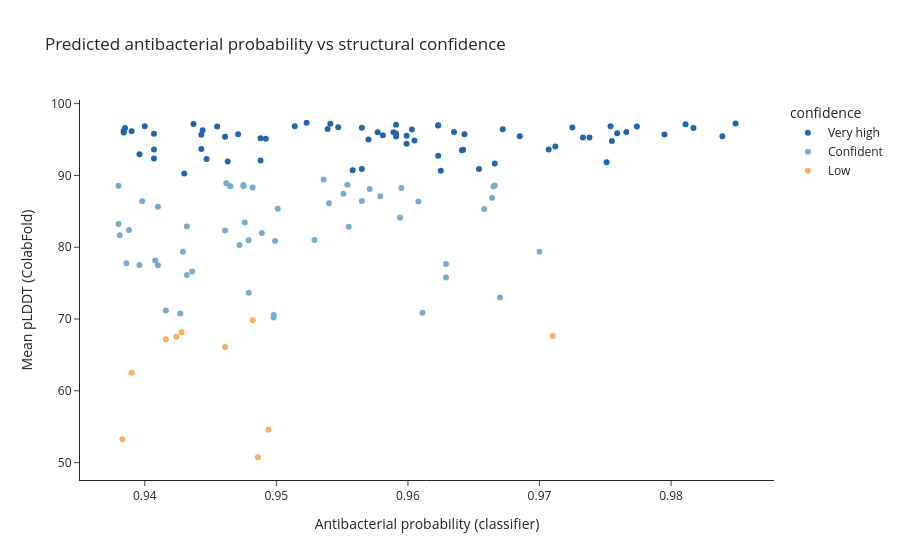

Write notebook code for a chart like this one.
### Code cell
fig = px.scatter(
    df_struct,
    x="ab_proba",
    y="mean_plddt",
    color="confidence",
    hover_data=["amp_id", "length", "ptm"],
    title="Predicted antibacterial probability vs structural confidence",
    labels={
        "ab_proba":   "Antibacterial probability (classifier)",
        "mean_plddt": "Mean pLDDT (ColabFold)",
    },
    color_discrete_map={
        "Very high": "#2166ac",
        "Confident": "#74add1",
        "Low":       "#fdae61",
        "Very low":  "#d73027",
    },
    template="simple_white",
)
fig.add_hline(y=70, line_dash="dash", line_color="grey")
fig.write_image(str(RESULTS_DIR / "figures" / "plddt_vs_abproba.png"))
fig.show()

### Figure 1 — Plotly figure (JSON) as saved in the notebook; plotly's stock layout.template omitted (floating-point values rounded to 4 significant figures; data arrays with more than 128 entries replaced by an {"elided": "..."} marker saying what was removed)
{"data": [{"customdata": {"elided": "69x3 mixed values"}, "hovertemplate": "confidence=Very high<br>Antibacterial probability (classifier)=%{x}<br>Mean pLDDT (ColabFold)=%{y}<br>amp_id=%{customdata[0]}<br>length=%{customdata[1]}<br>ptm=%{customdata[2]}<extra></extra>", "legendgroup": "Very high", "marker": {"color": "#2166ac", "symbol": "circle"}, "mode": "markers", "name": "Very high", "orientation": "v", "showlegend": true, "type": "scatter", "x": [0.9523, 0.9849, 0.9541, 0.9437, 0.9811, 0.9591, 0.9623, 0.9623, 0.9514, 0.9754, 0.94, 0.9455, 0.9774, 0.9547, 0.9725, 0.9565, 0.9817, 0.9385, 0.9539, 0.9672, 0.9603, 0.9444, 0.9384, 0.939, 0.9766, 0.9635, 0.9589, 0.9577, 0.9384, 0.9759, 0.9591, 0.9407, 0.9643, 0.9471, 0.9795, 0.9443, 0.9581, 0.9599, 0.9839, 0.9685, 0.9591, 0.9461, 0.9733, 0.9738, 0.9488, 0.9492, 0.957, 0.9605, 0.9755, 0.9599, 0.9712, 0.9443, 0.9407, 0.9707, 0.9642, 0.9641, 0.9396, 0.9623, 0.9407, 0.9447, 0.9488, 0.9463, 0.9751, 0.9666, 0.9565, 0.9654, 0.9558, 0.9625, 0.943], "xaxis": "x", "y": [97.33, 97.24, 97.2, 97.16, 97.11, 97.04, 96.99, 96.95, 96.86, 96.85, 96.85, 96.82, 96.81, 96.72, 96.66, 96.63, 96.59, 96.59, 96.47, 96.44, 96.38, 96.3, 96.2, 96.14, 96.05, 96.03, 96.0, 95.99, 95.99, 95.89, 95.82, 95.8, 95.75, 95.75, 95.69, 95.66, 95.59, 95.51, 95.46, 95.44, 95.43, 95.37, 95.28, 95.26, 95.17, 95.1, 95.0, 94.87, 94.8, 94.42, 94.04, 93.66, 93.62, 93.59, 93.58, 93.5, 92.96, 92.75, 92.35, 92.3, 92.08, 91.92, 91.82, 91.65, 90.9, 90.88, 90.72, 90.65, 90.26], "yaxis": "y"}, {"customdata": {"elided": "52x3 mixed values"}, "hovertemplate": "confidence=Confident<br>Antibacterial probability (classifier)=%{x}<br>Mean pLDDT (ColabFold)=%{y}<br>amp_id=%{customdata[0]}<br>length=%{customdata[1]}<br>ptm=%{customdata[2]}<extra></extra>", "legendgroup": "Confident", "marker": {"color": "#74add1", "symbol": "circle"}, "mode": "markers", "name": "Confident", "orientation": "v", "showlegend": true, "type": "scatter", "x": [0.9536, 0.9462, 0.9554, 0.9475, 0.9666, 0.938, 0.9465, 0.9475, 0.9665, 0.9482, 0.9595, 0.9571, 0.9551, 0.9579, 0.9664, 0.9565, 0.9398, 0.9608, 0.954, 0.941, 0.9501, 0.9658, 0.9594, 0.9476, 0.938, 0.9432, 0.9555, 0.9388, 0.9461, 0.9489, 0.9381, 0.9529, 0.9479, 0.9499, 0.9472, 0.97, 0.9429, 0.9408, 0.9386, 0.9629, 0.9396, 0.941, 0.9436, 0.9432, 0.9629, 0.9479, 0.967, 0.9416, 0.9611, 0.9427, 0.9498, 0.9498], "xaxis": "x", "y": [89.43, 88.92, 88.71, 88.67, 88.59, 88.55, 88.5, 88.48, 88.46, 88.31, 88.25, 88.11, 87.43, 87.11, 86.89, 86.43, 86.42, 86.35, 86.13, 85.62, 85.34, 85.33, 84.1, 83.46, 83.23, 82.89, 82.84, 82.41, 82.34, 81.98, 81.67, 81.01, 80.98, 80.86, 80.3, 79.37, 79.36, 78.16, 77.76, 77.65, 77.53, 77.47, 76.6, 76.14, 75.79, 73.66, 72.99, 71.18, 70.88, 70.77, 70.58, 70.23], "yaxis": "y"}, {"customdata": [["AMP_02085", 32, 0.38], ["AMP_02555", 29, 0.19], ["AMP_02190", 31, 0.22], ["AMP_09305", 18, 0.02], ["AMP_03966", 21, 0.09], ["AMP_01928", 33, 0.31], ["AMP_01946", 33, 0.29], ["AMP_01362", 36, 0.21], ["AMP_01958", 33, 0.21], ["AMP_01742", 34, 0.24]], "hovertemplate": "confidence=Low<br>Antibacterial probability (classifier)=%{x}<br>Mean pLDDT (ColabFold)=%{y}<br>amp_id=%{customdata[0]}<br>length=%{customdata[1]}<br>ptm=%{customdata[2]}<extra></extra>", "legendgroup": "Low", "marker": {"color": "#fdae61", "symbol": "circle"}, "mode": "markers", "name": "Low", "orientation": "v", "showlegend": true, "type": "scatter", "x": [0.9482, 0.9428, 0.971, 0.9424, 0.9416, 0.9461, 0.939, 0.9494, 0.9383, 0.9486], "xaxis": "x", "y": [69.82, 68.17, 67.63, 67.52, 67.17, 66.11, 62.52, 54.56, 53.27, 50.75], "yaxis": "y"}], "layout": {"legend": {"title": {"text": "confidence"}, "tracegroupgap": 0}, "shapes": [{"line": {"color": "grey", "dash": "dash"}, "type": "line", "x0": 0, "x1": 1, "xref": "x domain", "y0": 70, "y1": 70, "yref": "y"}], "title": {"text": "Predicted antibacterial probability vs structural confidence"}, "xaxis": {"anchor": "y", "domain": [0, 1], "title": {"text": "Antibacterial probability (classifier)"}}, "yaxis": {"anchor": "x", "domain": [0, 1], "title": {"text": "Mean pLDDT (ColabFold)"}}}}
